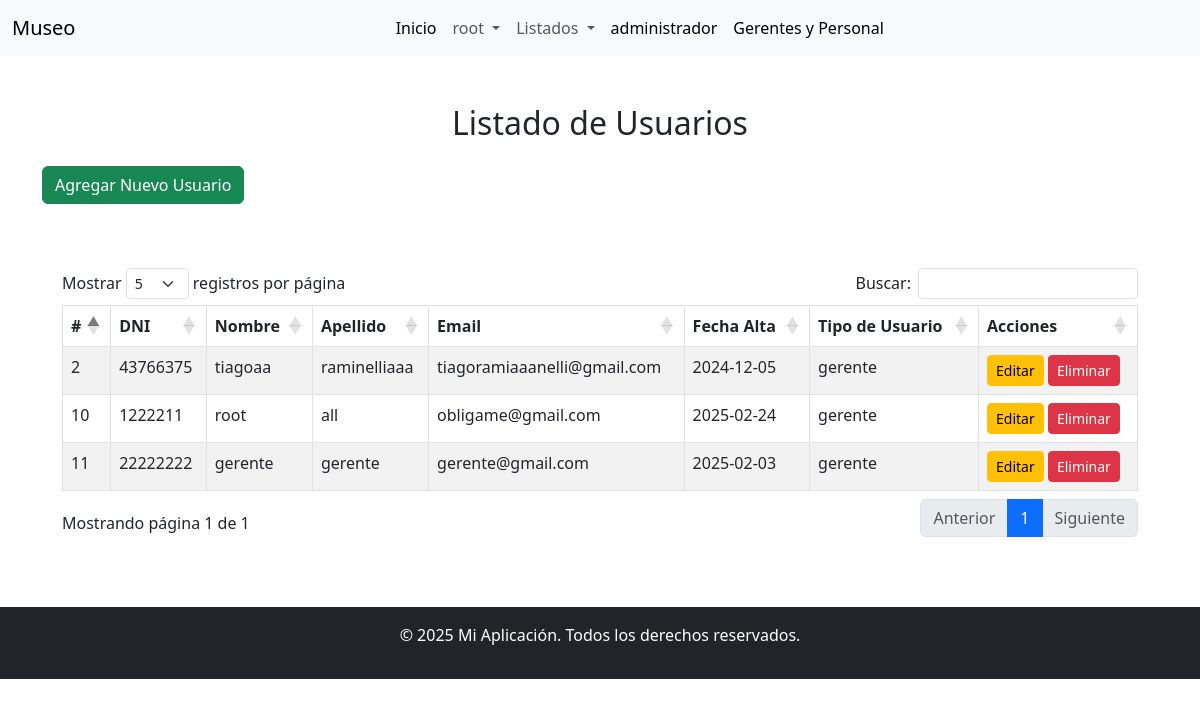
Screenshot of /personal.php (signed in) with the database file from the repository.
### tables this page shows
CREATE TABLE `usuario` (
  `idUsuario` int(11) NOT NULL,
  `dni` varchar(8) DEFAULT NULL,
  `nombre` varchar(255) DEFAULT NULL,
  `apellido` varchar(255) DEFAULT NULL,
  `email` varchar(255) DEFAULT NULL,
  `clave` varchar(255) DEFAULT NULL,
  `fecha_alta` date DEFAULT NULL,
  `tipo_de_usuario` varchar(50) DEFAULT NULL
);

### personal.php (the view, shortened to what this page needs)
<?php
require_once 'bd.php';
$sql = "SELECT idUsuario, dni, nombre, apellido, email, fecha_alta, tipo_de_usuario FROM usuario where tipo_de_usuario = 'gerente' ";
$stmt = $pdo->query($sql);
$rows = $stmt->fetchAll();
?>
<!DOCTYPE html>
<html lang="es">
<head>
    <link rel="stylesheet" href="https://cdn.jsdelivr.net/npm/bootstrap@5.3.0/dist/css/bootstrap.min.css">
    <link rel="stylesheet" href="https://cdn.jsdelivr.net/npm/datatables.net-bs5@1.11.3/css/dataTables.bootstrap5.min.css">
</head>
<body>
<?php include("./includes/navbar.php"); ?>
<div class="container mt-5">
    <h2 class="text-center mb-4">Listado de Usuarios</h2>
    <?php if (isset($_SESSION['user'])): ?>
    <div class="d-flex justify-content-between mb-4">
        <a href="agregarUser.php" class="btn btn-success btn-add">Agregar Nuevo Usuario</a>
    </div>
    <?php endif; ?>
    <div class="table-responsive">
        <table id="dataTable" class="table table-striped table-bordered" cellspacing="0" width="100%">
            <thead>
                <tr>
                    <th>#</th>
                    <th>DNI</th>
                    <th>Nombre</th>
                    <th>Apellido</th>
                    <th>Email</th>
                    <th>Fecha Alta</th>
                    <th>Tipo de Usuario</th>
                    <th>Acciones</th>
                </tr>
            </thead>
            <tbody>
                <?php foreach ($rows as $row): ?>
                <tr>
                    <td><?php echo $row['idUsuario']; ?></td>
                    <td><?php echo $row['dni']; ?></td>
                    <td><?php echo $row['nombre']; ?></td>
                    <td><?php echo $row['apellido']; ?></td>
                    <td><?php echo $row['email']; ?></td>
                    <td><?php echo $row['fecha_alta']; ?></td>
                    <td><?php echo $row['tipo_de_usuario']; ?></td>
                    <td>
    <a href="editarUser.php?id=<?php echo $row['idUsuario']; ?>" class="btn btn-warning btn-sm">Editar</a>
    <a href="eliminarUser.php?id=<?php echo $row['idUsuario']; ?>" class="btn btn-danger btn-sm" onclick="return confirm('¿Estás seguro de eliminar este usuario?');">Eliminar</a>
                    </td>
                </tr>
                <?php endforeach; ?>
            </tbody>
        </table>
    </div>
</div>
<?php include("./includes/footer.php"); ?>
</body>
</html>

### personal.php (style rules this page uses)
.table-responsive { margin-top: 20px; }
.btn-add { margin-bottom: 20px; }

### rows the page displays
usuario: idUsuario "2", dni "43766375", nombre "tiagoaa", apellido "raminelliaaa", email "tiagoramiaaanelli@gmail.com", fecha_alta "2024-12-05", tipo_de_usuario "gerente"
usuario: idUsuario "10", dni "1222211", nombre "root", apellido "all", email "obligame@gmail.com", fecha_alta "2025-02-24", tipo_de_usuario "gerente"
usuario: idUsuario "11", dni "22222222", nombre "gerente", apellido "gerente", email "gerente@gmail.com", fecha_alta "2025-02-03", tipo_de_usuario "gerente"

### other values shown
$_SESSION['user']['nombre'] "root"
$_SESSION["nivel"] "administrador"
